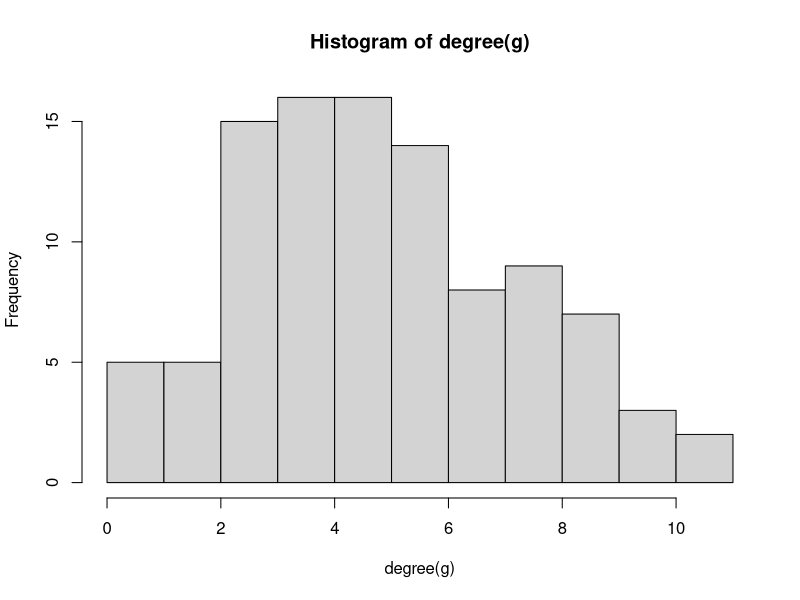
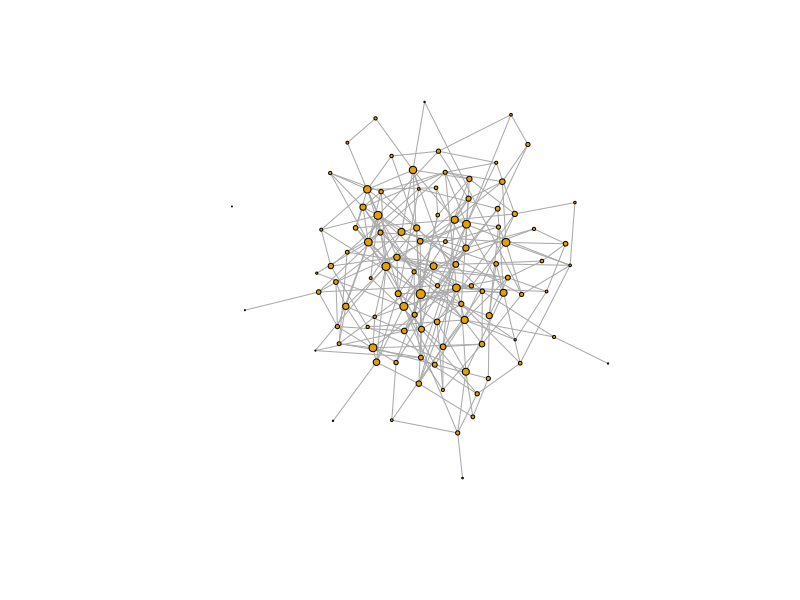

Recreate these plots in R, in order.
library(igraph)

n <- 100
p <- 0.05

g <- sample_gnp(n = n, p = p)

summary(g)
# graf nie jest ważony

E(g)
V(g)

E(g)$weight <- runif(length(E(g)), min = 0.01, max = 1)

summary(g)
# po dodaniu wag do krawędzi graf jest ważony

degree(g)

hist(degree(g))

# connected components (klastry)
comp <- components(g)
cat("Number of connected components:", comp$no, "\n")

pr <- page.rank(g)$vector

plot(g, vertex.size=pr*250, vertex.label=NA, edge.arrow.size=.2)